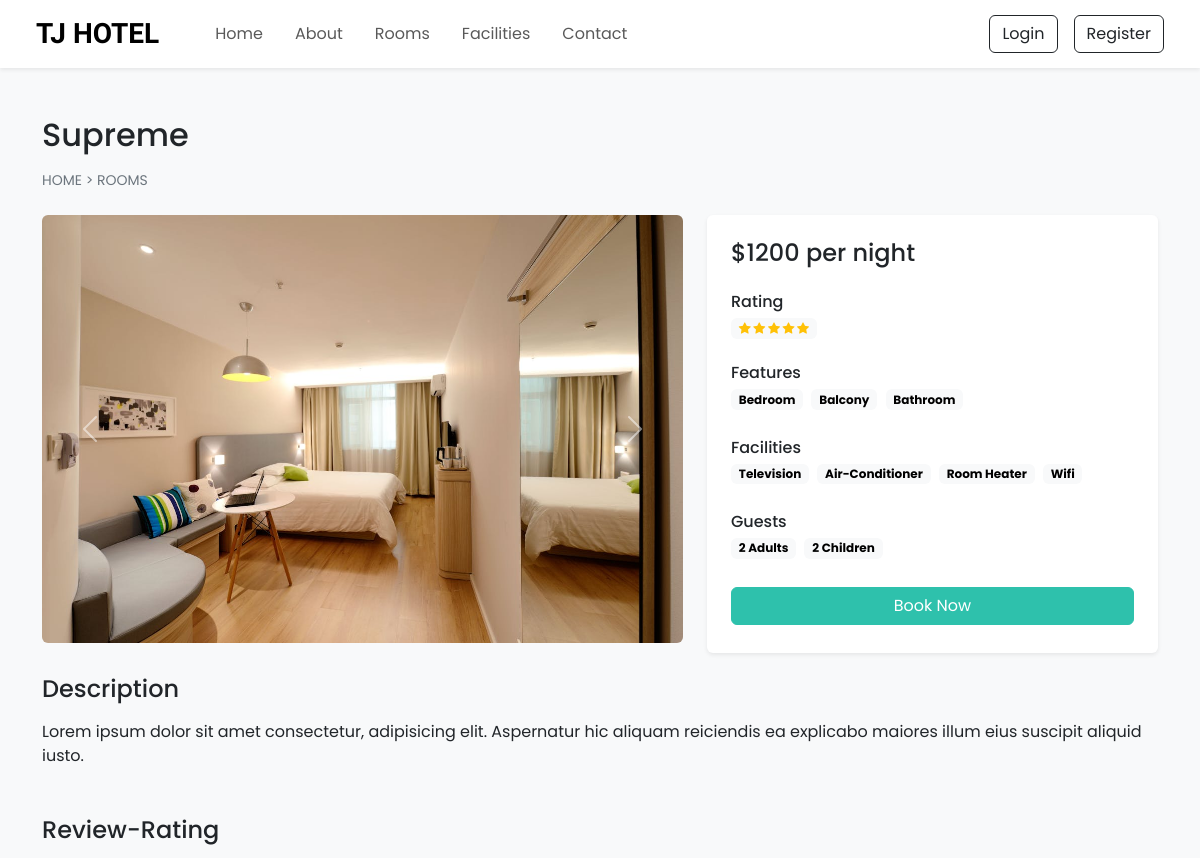
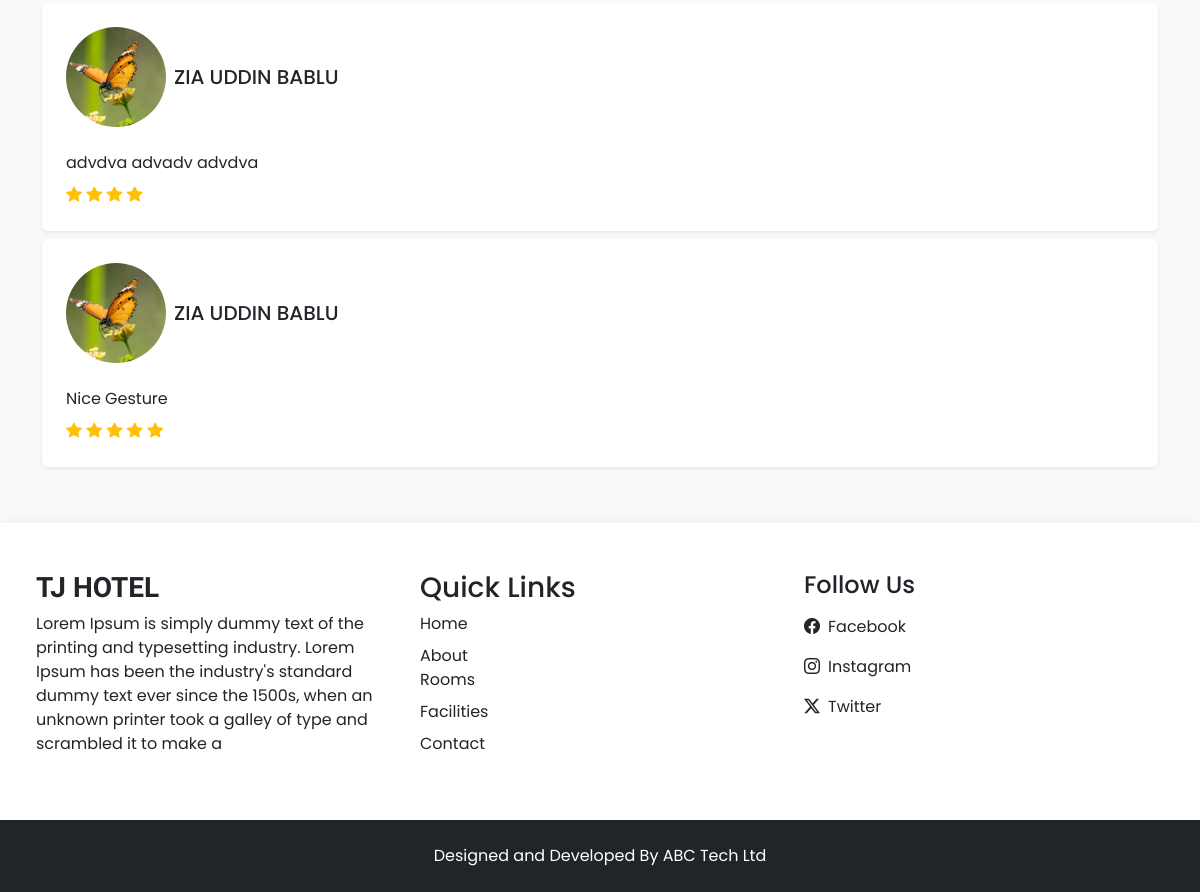
Before: /room-details?id=16 with the older database file (2 pictures, top to bottom).
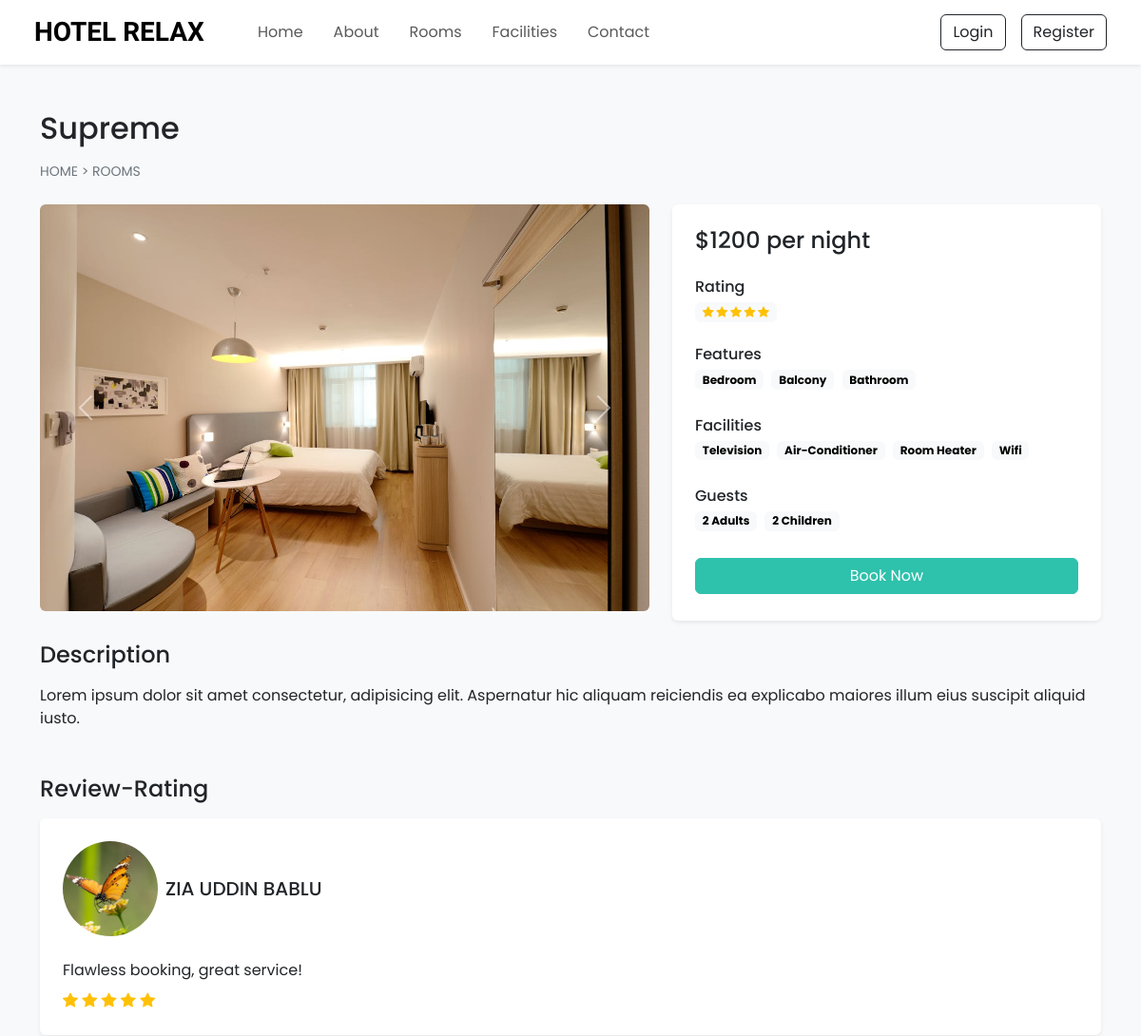
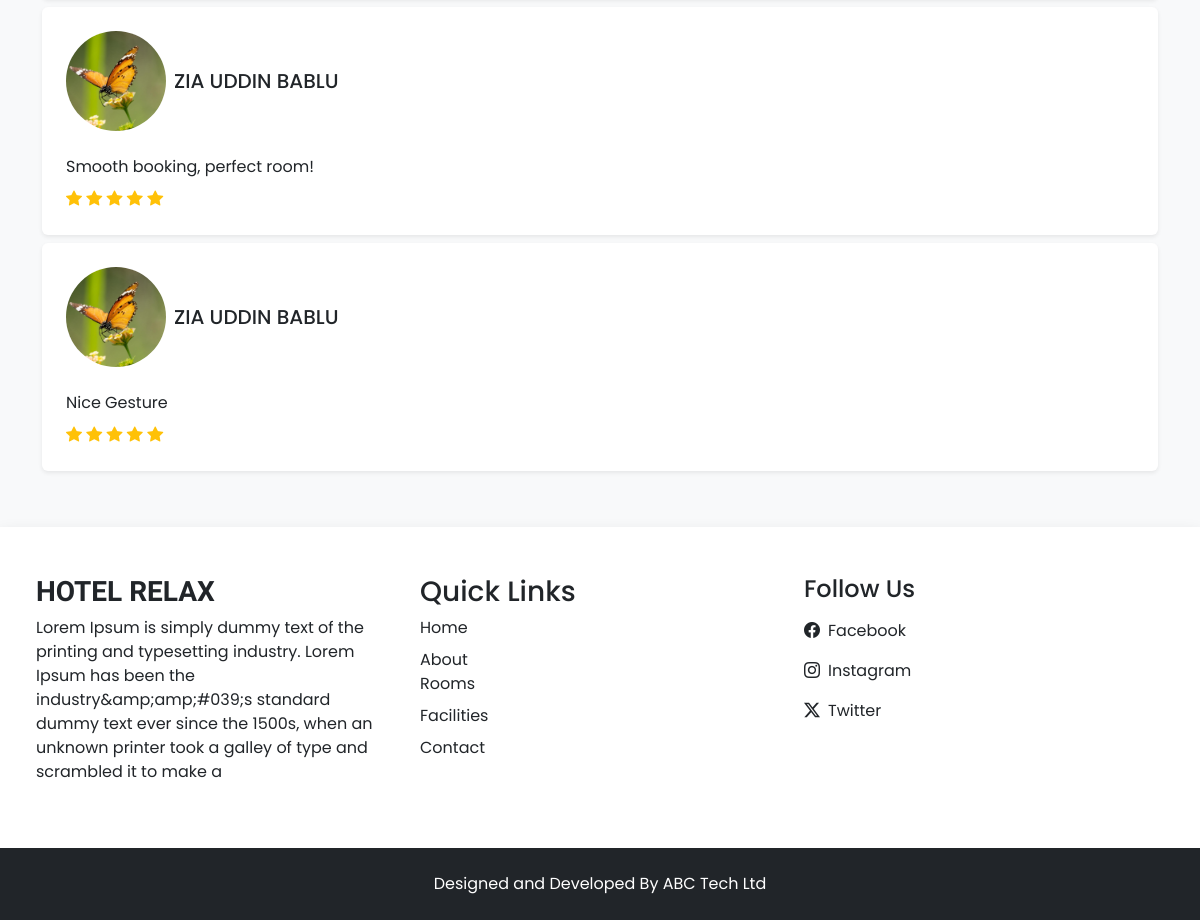
After: the same page with the newer database file (2 pictures, top to bottom).
### tables this page shows
CREATE TABLE `settings` (
  `id` int(11) NOT NULL,
  `site_title` varchar(255) DEFAULT NULL,
  `site_about` varchar(500) DEFAULT NULL,
  `shutdown` tinyint(1) NOT NULL
);

CREATE TABLE `rooms` (
  `id` int(11) NOT NULL,
  `name` varchar(500) DEFAULT NULL,
  `area` float DEFAULT NULL,
  `price` float DEFAULT NULL,
  `quantity` int(50) DEFAULT NULL,
  `adult` int(11) DEFAULT NULL,
  `children` int(11) DEFAULT NULL,
  `description` varchar(500) DEFAULT NULL,
  `status` tinyint(4) NOT NULL DEFAULT 1,
  `removed` tinyint(4) NOT NULL DEFAULT 0
);

CREATE TABLE `room_image` (
  `id` int(11) NOT NULL,
  `room_id` int(50) NOT NULL,
  `image` varchar(100) NOT NULL,
  `thumb` tinyint(4) NOT NULL DEFAULT 0
);

CREATE TABLE `features` (
  `id` int(11) NOT NULL,
  `feature_name` varchar(100) DEFAULT NULL
);

CREATE TABLE `facilities` (
  `id` int(11) NOT NULL,
  `facility_icon` varchar(100) DEFAULT NULL,
  `facility_name` varchar(100) DEFAULT NULL,
  `facility_desc` varchar(500) DEFAULT NULL
);

CREATE TABLE `rate_review` (
  `id` int(11) NOT NULL,
  `booking_id` int(50) NOT NULL,
  `room_id` int(50) NOT NULL,
  `user_id` int(50) NOT NULL,
  `rating` int(50) NOT NULL,
  `review` varchar(500) NOT NULL,
  `seen` int(11) NOT NULL DEFAULT 0,
  `datetime` datetime NOT NULL DEFAULT current_timestamp()
);

CREATE TABLE `user_cred` (
  `id` int(11) NOT NULL,
  `name` varchar(255) NOT NULL,
  `email` varchar(255) NOT NULL,
  `phone_number` varchar(100) NOT NULL,
  `picture` varchar(100) NOT NULL,
  `address` varchar(255) NOT NULL,
  `pincode` int(50) NOT NULL,
  `dob` date NOT NULL,
  `pass` varchar(200) NOT NULL,
  `is_verified` tinyint(4) NOT NULL DEFAULT 0,
  `token` varchar(255) DEFAULT NULL,
  `token_exp` date DEFAULT NULL,
  `status` int(11) NOT NULL DEFAULT 1,
  `datetime` datetime NOT NULL DEFAULT current_timestamp()
);

### admin/inc/config.php (called while the page is built, shortened)
<?php
function select($sql, $data_types, $values)
{
    $conn = $GLOBALS['conn'];
    $res = $conn->prepare($sql);
    $res->bind_param($data_types, ...$values);
    if($res->execute())
    {
        $result = $res->get_result();
        return $result;
    }
    else
    {
        $error = "Query execution failed - Select";
        $res->close();
        return $error;
    }
}
?>

### room-details.php (the view, shortened to what this page needs)
<?php
 require "top.php";
 $form_data = filtration($_GET);
 $room_sql = "SELECT * FROM `rooms` WHERE `status` = ? AND `removed` = ? AND `id` = ?";
 $room_res = select($room_sql, "iii", [1,0, $form_data['id']]);
 $room_row = $room_res->fetch_assoc();
?>
<section class="py-5">
    <div class="container">
      <h2 class="mb-3"><?= $room_row['name'] ?></h2>
      <div class="mb-4" style="font-size: 14px;">
        <a href="index" class="text-secondary text-decoration-none">HOME</a>
        <span class="text-secondary"> > </span>
        <a href="rooms" class="text-secondary text-decoration-none">ROOMS</a>
      </div>
      <div class="row">
          <div class="col-lg-7 mb-3">
            <div id="image_carousel" class="carousel slide carousel-fade">
              <div class="carousel-inner">
                <?php
                  $image_q = "SELECT * FROM `room_image` WHERE `room_id` = '{$room_row['id']}'";
                  $image_res = mysqli_query($conn, $image_q);
                  if(mysqli_num_rows($image_res) > 0)
                  {
                    $active_class = "active";
                    while($image_row = mysqli_fetch_assoc($image_res))
                    {
                      ?>
                      <div class="carousel-item <?= $active_class ?>">
                        <img src="<?= IMAGE_PATH ?>rooms/<?= $image_row['image'] ?>" class="d-block w-100 rounded">
                      </div>
                      <?php
                      $active_class = "";
                    }
                  }
                ?>
              </div>
              <button class="carousel-control-prev" type="button" data-bs-target="#image_carousel" data-bs-slide="prev">
                <span class="carousel-control-prev-icon" aria-hidden="true"></span>
              </button>
              <button class="carousel-control-next" type="button" data-bs-target="#image_carousel" data-bs-slide="next">
                <span class="carousel-control-next-icon" aria-hidden="true"></span>
              </button>
            </div>
          </div>
          <div class="col-lg-5">
            <div class="bg-white shadow-sm rounded p-4">
              <h4 class="mb-4">$<?= $room_row['price'] ?> per night</h4>
              <?php
                $room_rating = "SELECT AVG(rating) AS `total_rating` FROM `rate_review` WHERE `room_id` = ? AND `seen` = 1 ORDER BY `id` DESC LIMIT 20";
                $room_rate_res = select($room_rating, 'i', [$room_row['id']]);
                $room_rate_row = $room_rate_res->fetch_assoc();
                if($room_rate_row['total_rating'] != NULL)
                {
                  ?>
                      <div class="rating mb-4">
                          <h6 class="mb-1">Rating</h6>
                          <span class="badge text-bg-light text-wrap">
                              <?php
                                for($i = 1; $i <= ceil($room_rate_row['total_rating']); $i++)
                                {
                                  ?>
                                    <i class="bi bi-star-fill text-warning"></i>
                                  <?php
                                }
                              ?>
                          </span>
                      </div>
                  <?php
                }
              ?>
              <div class="features mb-4">
                  <h6 class="mb-1">Features</h6>
                  <?php
                    $features_q = "SELECT `features`.`feature_name` FROM `features`
                                  INNER JOIN `room_features`
                                  ON `features`.`id` = `room_features`.`feature_id`
                                  WHERE `room_features`.`room_id` = '{$room_row['id']}'";
                    $features_res = mysqli_query($conn, $features_q);
                    while($features_row = mysqli_fetch_assoc($features_res))
                    {
                      ?>
                        <span class="badge text-bg-light text-wrap me-1 mb-1"><?= $features_row['feature_name'] ?></span>
                      <?php
                    }
                  ?>
              </div>
              <div class="facility mb-4">
                  <h6 class="mb-1">Facilities</h6>
                  <?php
                    $facilities_q = "SELECT `facilities`.`facility_name` FROM `facilities`
                                  INNER JOIN `room-facilities`
                                  ON `facilities`.`id` = `room-facilities`.`facilities_id`
                                  WHERE `room-facilities`.`room_id` = '{$room_row['id']}'";
                    $facilities_res = mysqli_query($conn, $facilities_q);
                    while($facilities_row = mysqli_fetch_assoc($facilities_res))
                    {
                      ?>
                        <span class="badge text-bg-light text-wrap me-1 mb-1"><?= $facilities_row['facility_name'] ?></span>
                      <?php
                    }
                  ?>
              </div>
              <div class="facility mb-4">
                  <h6 class="mb-1">Guests</h6>
                  <span class="badge text-bg-light text-wrap me-1 mb-1"><?= $room_row['adult'] ?> Adults</span>
                  <span class="badge text-bg-light text-wrap me-1 mb-1"><?= $room_row['children'] ?> Children</span>
              </div>
              <?php
                $login = 0;
                if(!$setting_row['shutdown'])
                {
                  ?>
                  <button onclick="checkLogin(<?= $login ?>, <?= $room_row['id'] ?>)" class="btn text-white custom-bg d-inline-block w-100 mb-1">Book Now</button>
                  <?php
                }
              ?>
            </div>
          </div>
      </div>
      <div class="mt-3 mb-5">
        <h4 class="mb-3">Description</h4>
        <p><?= $room_row['description'] ?></p>
      </div>
      <div class="mt-3 mb-2">
        <h4 class="mb-3">Review-Rating</h4>
        <?php
          $rating_sql = "SELECT rr.*, uc.name AS uname, uc.picture AS u_picture FROM `rate_review` AS rr
          INNER JOIN `user_cred` AS uc ON rr.user_id = uc.id
          WHERE rr.seen = 1 AND rr.room_id = {$room_row['id']}
          ORDER BY rr.`id` DESC LIMIT 6";
          $rating_res = mysqli_query($conn, $rating_sql);
          if(mysqli_num_rows($rating_res) > 0)
          {
            while($rating_row = mysqli_fetch_assoc($rating_res))
            {
              ?>
               <div class="shadow-sm mb-2 bg-white p-3 p-md-4 rounded">
                <div class="d-flex align-items-center">
                    <img src="<?= IMAGE_PATH ?>users/<?= $rating_row['u_picture'] ?>" loading="lazy" style="height: 100px; width: 100px;object-fit: cover; object-position: center; border-radius: 50%;">
                    <h5 class="m-0 ms-2"><?= $rating_row['uname'] ?></h5>
                </div>
                <p class="mt-4 mb-2"><?= $rating_row['review'] ?></p>
                <div>
                    <?php
                      for($i = 1; $i <= $rating_row['rating']; $i++)
                      {
                      ?>
                      <i class="bi bi-star-fill text-warning"></i>
                      <?php
                      }
                  ?>
                </div>
               </div>
              <?php
            }
          }
          else
          {
            echo "No review yet";
          }
        ?>
      </div>
    </div>
</section>
<?php
 require "footer.php";
?>

### top.php (shortened to what this page needs)
<?php
    require "admin/inc/config.php";
    $sql = "SELECT * FROM `contacts_det` WHERE `id` = ?";
    $data_types = 'i';
    $values = [1];
    $contact_res = select($sql, $data_types, $values);
    $contact_row = $contact_res->fetch_assoc();
    $setting_res = select("SELECT * FROM `settings` WHERE `id` = ?", 'i', [1]);
    $setting_row = $setting_res->fetch_assoc();
?>
<!DOCTYPE html>
<html lang="en">
<head>
    <link rel="stylesheet" href="assets/css/style.css">
    <link href="https://cdn.jsdelivr.net/npm/bootstrap@5.3.3/dist/css/bootstrap.min.css" rel="stylesheet">
    <link rel="stylesheet" href="https://cdn.jsdelivr.net/npm/bootstrap-icons@1.11.3/font/bootstrap-icons.min.css">
    <link rel="stylesheet" href="https://cdn.jsdelivr.net/npm/swiper@11/swiper-bundle.min.css" />
</head>
<body class="bg-light">
    <nav id="nav-bar" class="navbar navbar-expand-lg bg-white px-lg-4 py-lg-2 shadow-sm sticky-top">
        <div class="container-fluid">
            <a class="navbar-brand h-font fs-3 fw-bold me-5" href="index"><?= $setting_row['site_title'] ?></a>
            <div class="collapse navbar-collapse" id="navbarSupportedContent">
                <ul class="navbar-nav me-auto mb-2 mb-lg-0">
                    <li class="nav-item">
                      <a class="nav-link me-3" href="index">Home</a>
                    </li>
                    <li class="nav-item">
                      <a class="nav-link me-3" href="about">About</a>
                    </li>
                    <li class="nav-item">
                    <a class="nav-link me-3" href="rooms">Rooms</a>
                    </li>
                    <li class="nav-item">
                    <a class="nav-link me-3" href="facilities">Facilities</a>
                    </li>
                    <li class="nav-item">
                    <a class="nav-link" href="contact">Contact</a>
                    </li>
                </ul>
                <div class="d-flex align-items-center gap-2 gap-lg-3">
                    <?php
                       if(isset($_SESSION['LOGIN']) && $_SESSION['LOGIN'] === true)
                       {
                        ?>
                            <div class="btn-group">
                                <button type="button" class="btn btn-outline-dark dropdown-toggle" data-bs-toggle="dropdown">
                                    <img src="<?= IMAGE_PATH ?>users/<?= $_SESSION['USER_PIC'] ?>" style="width : 40px; height: 40px; object-fit: contain"> <?= $_SESSION['USER_NAME']  ?>
                                </button>
                                <ul class="dropdown-menu dropdown-menu-lg-end">
                                    <li><a href="profile" class="dropdown-item" type="button">Profile</a></li>
                                    <li><a href="booking" class="dropdown-item" type="button">Booking</a></li>
                                    <li><a href="logout" class="dropdown-item" type="button">Logout</a></li>
                                </ul>
                            </div>
                        <?php
                       }
                       else
                       {
                         ?>
                            <button class="btn btn-outline-dark shadow-none" data-bs-toggle="modal" data-bs-target="#loginModal">Login</button>
                            <button class="btn btn-outline-dark shadow-none" data-bs-toggle="modal" data-bs-target="#registerModal">Register</button>
                         <?php
                       }
                    ?>
                </div>
            </div>
        </div>
    </nav>

### footer.php (shortened to what this page needs)
    <section class="footer py-5 bg-white shadow px-lg-4">
        <div class="container-fluid">
            <div class="row">
                <div class="col-md-4">
                    <h3 class="h-font fw-bold mb-2"><?= $setting_row['site_title'] ?></h3>
                    <p><?= $setting_row['site_about'] ?></p>
                </div>
                <div class="col-md-4">
                    <h3>Quick Links</h3>
                    <a href="index" class="text-decoration-none d-inline-block mb-2 text-dark">Home</a> <br>
                    <a href="about" class="text-decoration-none d-inline-block text-dark">About</a> <br>
                    <a href="rooms" class="text-decoration-none d-inline-block mb-2 text-dark">Rooms</a> <br>
                    <a href="facilities" class="text-decoration-none d-inline-block mb-2 text-dark">Facilities</a> <br>
                    <a href="contact" class="text-decoration-none d-inline-block text-dark">Contact</a>
                </div>
                <div class="col-md-4">
                        <h4>Follow Us</h4>
                        <a href="<?= $contact_row['fb'] ?>" target="_blank" class="d-flex align-items-center mt-3 text-decoration-none text-dark">
                            <i class="bi bi-facebook me-2"></i>
                            Facebook
                        </a>
                        <a href="<?= $contact_row['insta'] ?>" target="_blank" class="d-flex align-items-center mt-3 text-decoration-none text-dark">
                            <i class="bi bi-instagram me-2"></i>
                            Instagram
                        </a>
                        <a href="<?= $contact_row['tw'] ?>" target="_blank" class="d-flex align-items-center my-3 text-decoration-none text-dark">
                            <i class="bi bi-twitter-x me-2"></i>
                            Twitter
                        </a>
                </div>
            </div>
        </div>
    </section>
    <section class="copyright py-4 bg-dark text-white">
        <div class="container">
            <p class="my-0 text-center">Designed and Developed By ABC Tech Ltd</p>
        </div>
    </section>
</body>
</html>

### assets/css/style.css (style rules this page uses)
* { margin: 0; padding: 0; box-sizing: border-box; font-family: "Poppins", serif; }
:root { --teal: #2ec1ac; --teal-hover: #279e8c; }
.h-font { font-family: "Merienda", serif; }

Changed rows visible on the page:
removed rate_review: user_cred.picture (picture), user_cred.name "ZIA UDDIN BABLU", review "advdva advadv advdva", rating 4 (drawn)
changed settings: site_title "TJ HOTEL" → "HOTEL RELAX"; site_about "…Ipsum has been the industry's standard dummy text ever…" → "…Ipsum has been the industry&amp;amp;#039;s standard dummy text ever…"
added rate_review: user_cred.picture (picture), user_cred.name "ZIA UDDIN BABLU", review "Flawless booking, great service!", rating 5 (drawn)
added rate_review: user_cred.picture (picture), user_cred.name "ZIA UDDIN BABLU", review "Smooth booking, perfect room!", rating 5 (drawn)
